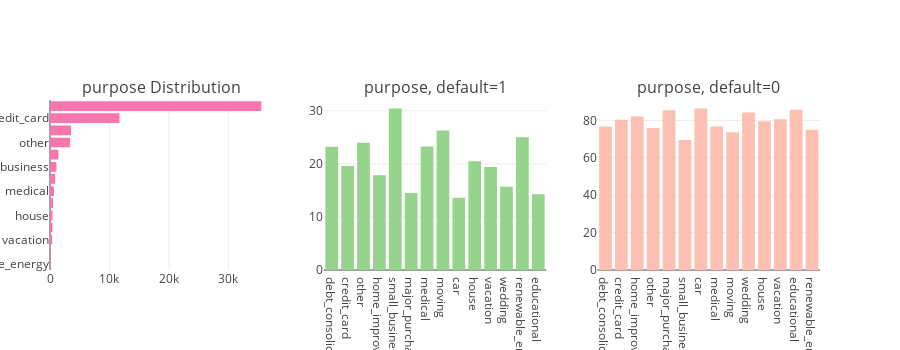

The cell this chart's notebook holds for it:
### Code cell
# Visualization
tr0 = bar_hor(app_train, "purpose", "Distribution of purpose Variable" ,"#f975ae", w=700, lm=100, return_trace= True)
tr1, tr2 = gp('purpose', 'Distribution of Default with Home Ownership')

fig = tools.make_subplots(rows=1, cols=3, print_grid=False, subplot_titles = ["purpose Distribution" , "purpose, default=1" ,"purpose, default=0"])
fig.append_trace(tr0, 1, 1);
fig.append_trace(tr1, 1, 2);
fig.append_trace(tr2, 1, 3);
fig['layout'].update(height=350, showlegend=False, margin=dict(l=50));
iplot(fig);

### Figure 1 — Plotly figure (JSON) as saved in the notebook; plotly's stock layout.template omitted (floating-point values rounded to 4 significant figures)
{"data": [{"marker": {"color": "#f975ae"}, "orientation": "h", "type": "bar", "uid": "61e248e4-d430-11e8-bd71-7440bb220e36", "x": [60, 77, 371, 414, 420, 506, 679, 868, 1081, 1405, 3381, 3537, 11685, 35537], "xaxis": "x", "y": ["renewable_energy", "educational", "vacation", "wedding", "house", "moving", "medical", "car", "small_business", "major_purchase", "other", "home_improvement", "credit_card", "debt_consolidation"], "yaxis": "y"}, {"marker": {"color": "#96D38C"}, "name": "default : 1", "type": "bar", "uid": "61e248e5-d430-11e8-b1bc-7440bb220e36", "x": ["debt_consolidation", "credit_card", "other", "home_improvement", "small_business", "major_purchase", "medical", "moving", "car", "house", "vacation", "wedding", "renewable_energy", "educational"], "xaxis": "x2", "y": [23.24, 19.61, 23.99, 17.84, 30.43, 14.52, 23.27, 26.28, 13.59, 20.48, 19.41, 15.7, 25, 14.29], "yaxis": "y2"}, {"marker": {"color": "#FEBFB3"}, "name": "default : 0", "type": "bar", "uid": "61e248e6-d430-11e8-a45b-7440bb220e36", "x": ["debt_consolidation", "credit_card", "home_improvement", "other", "major_purchase", "small_business", "car", "medical", "moving", "wedding", "house", "vacation", "educational", "renewable_energy"], "xaxis": "x3", "y": [76.76, 80.39, 82.16, 76.01, 85.48, 69.57, 86.41, 76.73, 73.72, 84.3, 79.52, 80.59, 85.71, 75], "yaxis": "y3"}], "layout": {"annotations": [{"font": {"size": 16}, "showarrow": false, "text": "purpose Distribution", "x": 0.1444, "xanchor": "center", "xref": "paper", "y": 1, "yanchor": "bottom", "yref": "paper"}, {"font": {"size": 16}, "showarrow": false, "text": "purpose, default=1", "x": 0.5, "xanchor": "center", "xref": "paper", "y": 1, "yanchor": "bottom", "yref": "paper"}, {"font": {"size": 16}, "showarrow": false, "text": "purpose, default=0", "x": 0.8556, "xanchor": "center", "xref": "paper", "y": 1, "yanchor": "bottom", "yref": "paper"}], "height": 350, "margin": {"l": 50}, "showlegend": false, "xaxis": {"anchor": "y", "domain": [0, 0.2889]}, "xaxis2": {"anchor": "y2", "domain": [0.3556, 0.6444]}, "xaxis3": {"anchor": "y3", "domain": [0.7111, 1]}, "yaxis": {"anchor": "x", "domain": [0, 1]}, "yaxis2": {"anchor": "x2", "domain": [0, 1]}, "yaxis3": {"anchor": "x3", "domain": [0, 1]}}}
